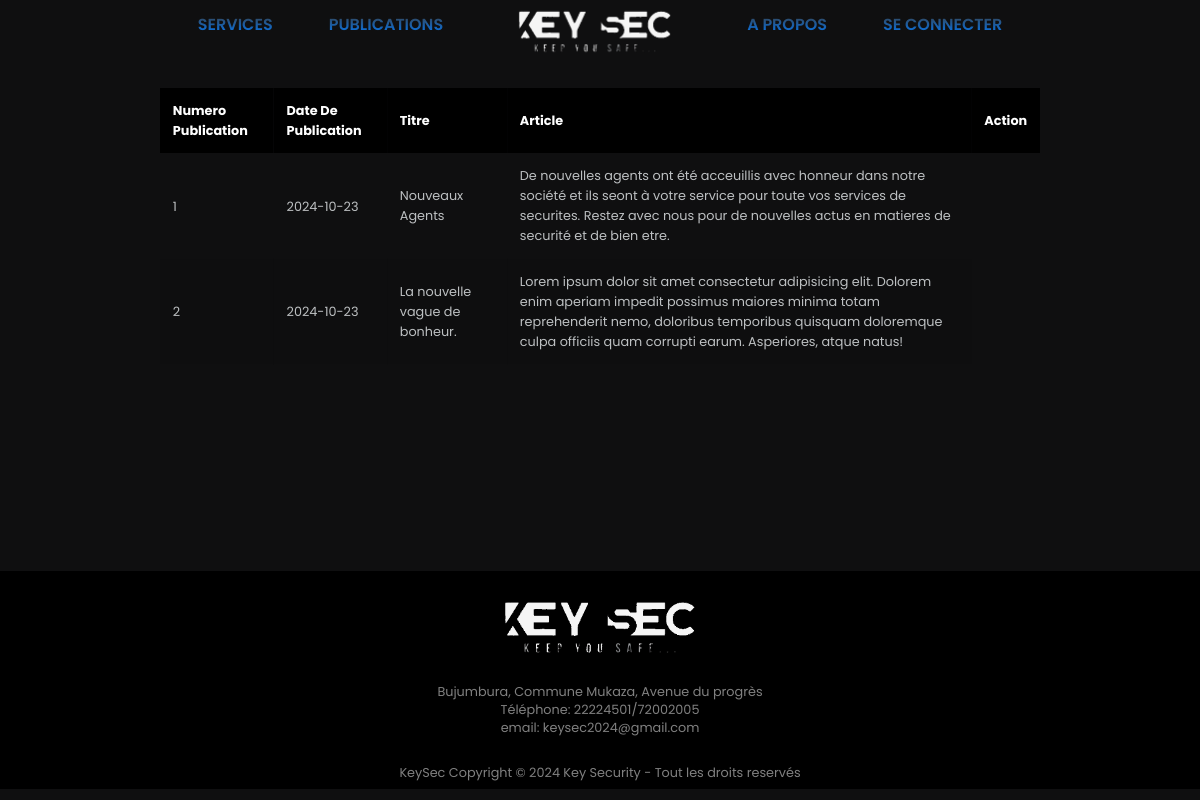
/affichage-pub.php, run on an earlier commit of the app's database.
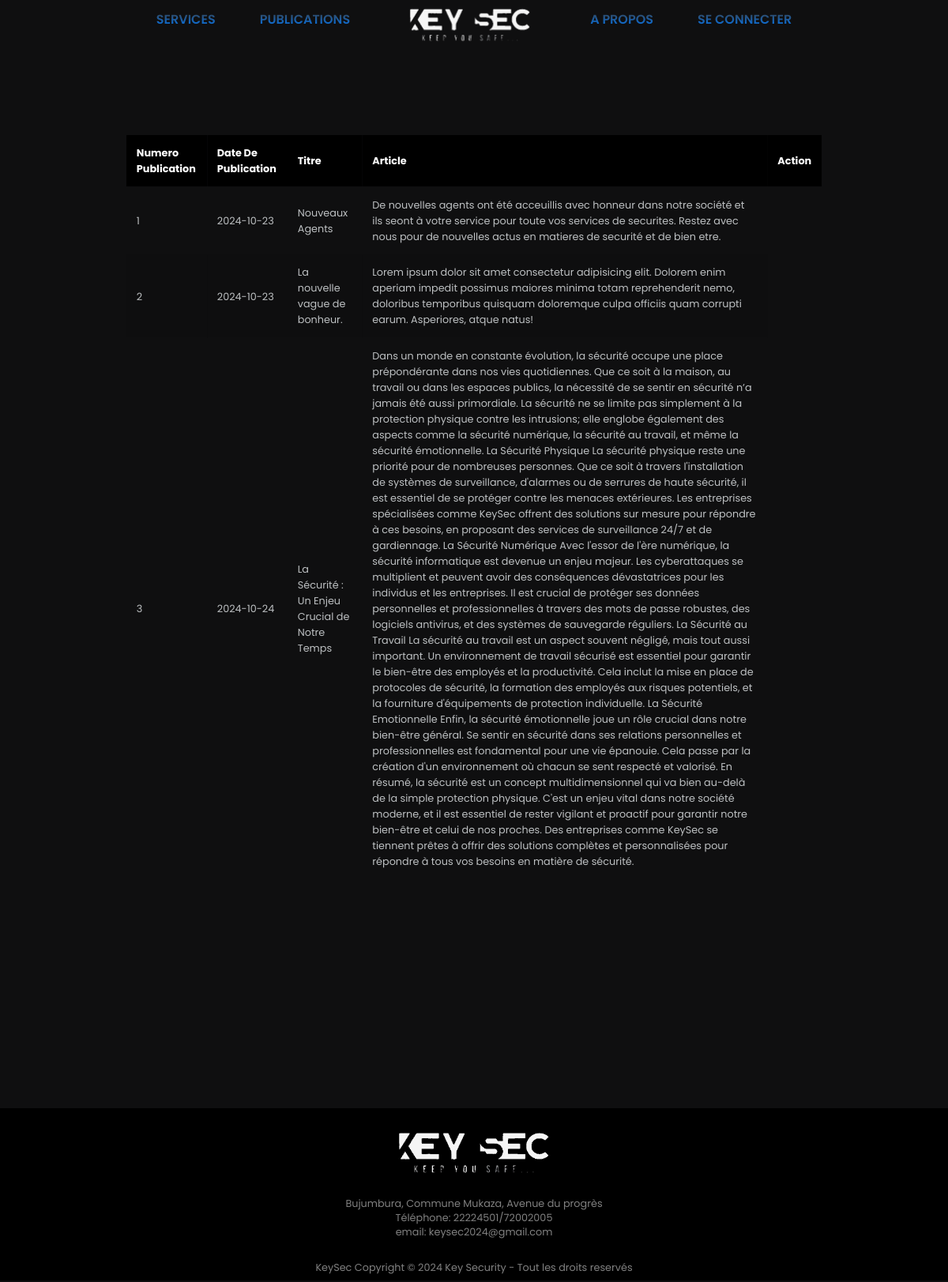
And on a later commit of the database.
### tables this page shows
CREATE TABLE `publication` (
  `id_pub` int(11) NOT NULL,
  `date_pub` date NOT NULL,
  `titre` varchar(100) NOT NULL,
  `article` text NOT NULL,
  `auteur` int(11) DEFAULT NULL
);

### affichage-pub.php (the view, shortened to what this page needs)
<?php
include "connexion.php";
$affichagePublication = $bdd->query("Select * from publication");
include "header.php";
?>
<main class="main">
    <section class="table__body">
        <table>
            <thead>
                <tr>
                    <th>numero publication</th>
                    <th>date de publication</th>
                    <th>Titre</th>
                    <th>article</th>
                    <th colspan="2">Action</th>
                </tr>
            </thead>
            <tbody>
                <?php
                while ($dataRecup = $affichagePublication->fetch()) {
                    ?>
                    <tr>
                        <td><?php echo $dataRecup["id_pub"]; ?></td>
                        <td><?php echo $dataRecup["date_pub"]; ?></td>
                        <td><?php echo $dataRecup["titre"]; ?></td>
                        <td><?php echo $dataRecup["article"]; ?></td>
                    </tr>
                <?php } ?>
            </tbody>
        </table>
    </section>
</main>
<?php include "footer.php" ?>

What changed in the data, as far as the page shows it:
added publication: id_pub "3", date_pub "2024-10-24", titre "La Sécurité : Un Enjeu Crucial de Notre Temps", article "Dans un monde en constante évolution, la sécurité occupe une place prépondérante dans nos vies quotidiennes. Que ce soit à la maison, au travail ou dans les espaces publics, la nécessité de se sentir en sécurité n’a jamais été aussi primordiale. La sécurité ne se limite pas simplement à la protection physique contre les intrusions; elle englobe également des aspects comme la sécurité numérique, la sécurité au travail, et même la sécurité émotionnelle. La Sécurité Physique La sécurité physique reste une priorité pour de nombreuses personnes. Que ce soit à travers l'installation de systèmes de surveillance, d'alarmes ou de serrures de haute sécurité, il est essentiel de se protéger contre les…"
